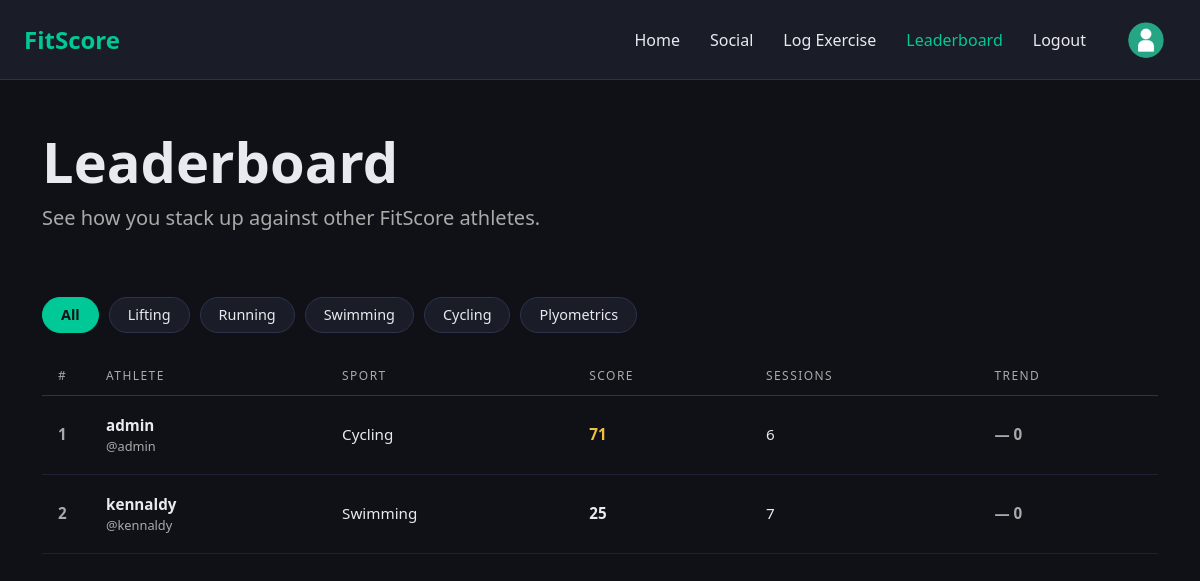
Screenshot of /leaderboard (signed in) with the database file from the repository.
### models.py (models this page shows, shortened)
class User(UserMixin, db.Model):
    __tablename__ = 'Users'
    user_id = db.Column(db.Integer, primary_key=True, autoincrement=True)
    firstname = db.Column(db.String(50), nullable=True)
    lastname = db.Column(db.String(50), nullable=True)
    bio = db.Column(db.String(500), nullable=True)
    username = db.Column(db.String(50), nullable=False)
    password = db.Column(db.String(256), nullable=False)
    email = db.Column(db.String(50), nullable=False)
    created_at = db.Column(db.DateTime, default=datetime.utcnow)
    updated_at = db.Column(db.DateTime, default=datetime.utcnow, onupdate=datetime.utcnow)
    logs = db.relationship('Log', backref='user', lazy=True)

class Exercise(db.Model):
    __tablename__ = 'Exercises'
    exercise_id = db.Column(db.Integer, primary_key=True, autoincrement=True)
    exercise_name = db.Column(db.String(50), nullable=False, unique=True)
    exercise_type = db.Column(db.String(50), nullable=False)
    units = db.Column(db.String(50), nullable=False)
    mean_statistic = db.Column(db.Float, nullable=False) # use negative value for time-based exercises
    stdev_statistic = db.Column(db.Float, nullable=False)
    logs = db.relationship('Log', backref='exercise', lazy=True)

### app.py (the view)
@app.route('/leaderboard')
@login_required
def leaderboard():
    users = User.query.all()
    leaderboard_data = [entry for user in users
                        if (entry := summarize_user_performance(user))['has_logs']]
    leaderboard_data.sort(key=lambda x: x['overall_score'], reverse=True)
    return render_template('leaderboard.html', leaderboard=leaderboard_data)

### app.py (called while the page is built)
@login_manager.user_loader
def load_user(user_id):
    return User.query.get(int(user_id))

def z_to_percentile(z):
    return round(0.5 * (1 + math.erf(z / math.sqrt(2))) * 100)

### templates/leaderboard.html (shortened to what this page needs)
    {% extends "base.html" %}
    {% block content %}
        <div class="container py-5">
            <h1 class="display-4 fw-bold">Leaderboard</h1>
            <p class="lead" style="color: #aaa;">See how you stack up against other FitScore athletes.</p>
        </div>
        <div class="container pb-4">
            <div class="lb-filters">
                <button class="lb-filter-btn active" data-sport="all">All</button>
                <button class="lb-filter-btn" data-sport="lifting">Lifting</button>
                <button class="lb-filter-btn" data-sport="running">Running</button>
                <button class="lb-filter-btn" data-sport="swimming">Swimming</button>
                <button class="lb-filter-btn" data-sport="cycling">Cycling</button>
                <button class="lb-filter-btn" data-sport="plyometrics">Plyometrics</button>
            </div>
        </div>
        <div class="container pb-5">
            <table class="lb-table">
                <thead>
                    <tr>
                        <th>#</th>
                        <th>Athlete</th>
                        <th>Sport</th>
                        <th>Score</th>
                        <th>Sessions</th>
                        <th>Trend</th>
                    </tr>
                </thead>
                <tbody>
                    {% if leaderboard %}
                        {% for entry in leaderboard %}
                            {% set score_class = 'lb-score-high' if entry.overall_score >= 80 else ('lb-score-mid' if entry.overall_score >= 60 else 'lb-score-low') %}
                            {% set primary_sport = entry.primary_category.lower() if entry.primary_category != 'N/A' else 'all' %}
                            <tr data-sport="{{ primary_sport }}">
                                <td class="lb-rank">{{ loop.index }}</td>
                                <td class="lb-athlete">{{ entry.username }}<span>@{{ entry.username.lower() }}</span></td>
                                <td>{{ entry.primary_category|title }}</td>
                                <td class="lb-score {{ score_class }}">{{ entry.overall_score|int }}</td>
                                <td>{{ entry.total_sessions }}</td>
                                <td class="lb-trend lb-trend-neutral">— 0</td>
                            </tr>
                        {% endfor %}
                    {% else %}
                        <tr>
                            <td colspan="6" style="text-align: center; padding: 20px;">No athlete data available</td>
                        </tr>
                    {% endif %}
                </tbody>
            </table>
        </div>
    {% endblock %}

### static/styles.css (style rules this page uses)
body { min-height: 100vh; background-color: #0f1117; color: #e8eaf0; }
.lb-filters { display: flex; flex-wrap: wrap; gap: 10px; }
.lb-filter-btn { background-color: #1a1d27; color: #e8eaf0; border: 1px solid #2e3250; border-radius: 20px; padding: 6px 18px; font-size: 0.9rem; cursor: pointer; transition: background-color 0.2s, color 0.2s, border-color 0.2s; }
.lb-filter-btn.active { background-color: #00c896; border-color: #00c896; color: #0f1117; font-weight: 600; }
.lb-table { width: 100%; border-collapse: collapse; }
.lb-table thead tr { border-bottom: 1px solid #2e3250; }
.lb-table th { padding: 10px 16px; font-size: 0.75rem; letter-spacing: 0.12em; text-transform: uppercase; color: #aaa; font-weight: 500; }
.lb-table tbody tr { border-bottom: 1px solid #1e2133; transition: background-color 0.15s; }
.lb-table td { padding: 18px 16px; font-size: 0.95rem; vertical-align: middle; }
.lb-rank { font-weight: 700; font-size: 1.1rem; color: #aaa; width: 48px; }
.lb-athlete { font-weight: 600; }
.lb-athlete span { display: block; font-size: 0.8rem; color: #aaa; font-weight: 400; }
.lb-score { font-weight: 700; font-size: 1.05rem; }
.lb-score-mid { color: #f0c040; }
.lb-score-low { color: #e8eaf0; }
.lb-trend { font-weight: 600; }
.lb-trend-neutral { color: #aaa; }

### rows the page displays
User: username "admin", username "admin"
Exercise: primary_category "Cycling"
User: username "kennaldy", username "kennaldy"
Exercise: primary_category "Swimming"

### other values shown
{{ entry.overall_score|int }} "71" "25"
{{ entry.total_sessions }} "6" "7"
